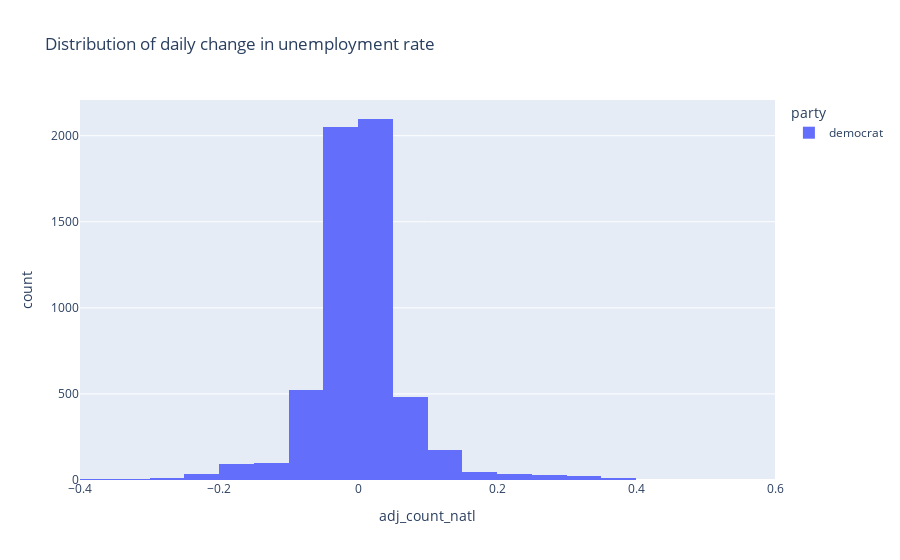

Notebook code cell kept with this figure:
### Code cell
# make more visually-appealing histogram, using plotly 
px.histogram(dem_df, x="adj_count_natl", nbins=30, color="party", title="Distribution of daily change in unemployment rate")

### Figure 1 — Plotly figure (JSON) as saved in the notebook; plotly's stock layout.template omitted (floating-point values rounded to 4 significant figures; data arrays with more than 128 entries replaced by an {"elided": "..."} marker saying what was removed)
{"data": [{"alignmentgroup": "True", "bingroup": "x", "hovertemplate": "party=democrat<br>adj_count_natl=%{x}<br>count=%{y}<extra></extra>", "legendgroup": "democrat", "marker": {"color": "#636efa"}, "name": "democrat", "nbinsx": 30, "offsetgroup": "democrat", "orientation": "v", "showlegend": true, "type": "histogram", "x": {"elided": "5712 float values"}, "xaxis": "x", "yaxis": "y"}], "layout": {"barmode": "relative", "legend": {"title": {"text": "party"}, "tracegroupgap": 0}, "title": {"text": "Distribution of daily change in unemployment rate"}, "xaxis": {"anchor": "y", "domain": [0, 1], "title": {"text": "adj_count_natl"}}, "yaxis": {"anchor": "x", "domain": [0, 1], "title": {"text": "count"}}}}
